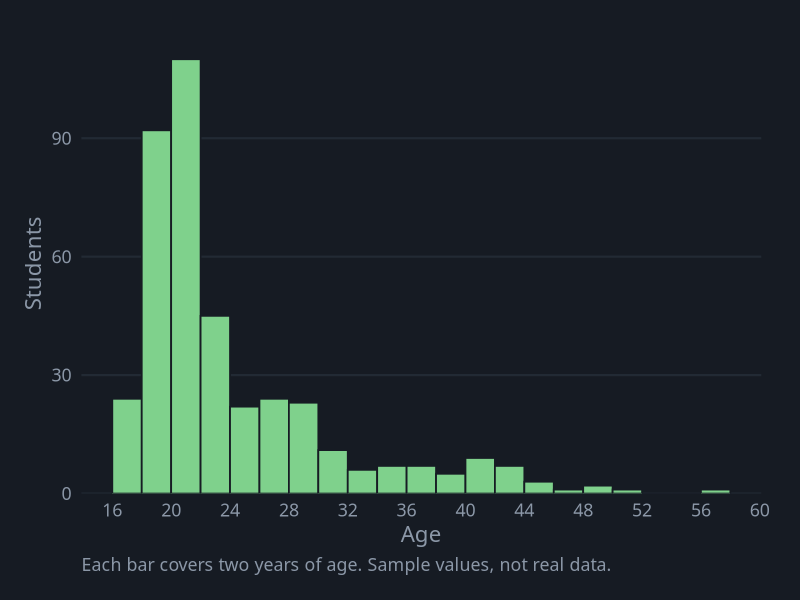
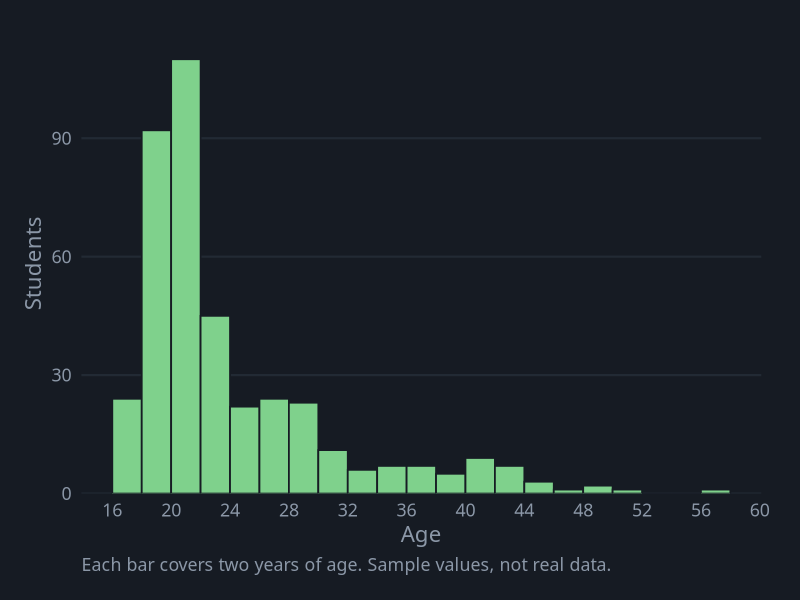

R code for these plots, in order:
# Histogram
# Question: What is the spread of student ages in a program?
# Put this script and histogram.csv in the same folder, then in RStudio choose
# Session > Set Working Directory > To Source File Location.

library(tidyverse)

# ---- Gallery look: dark background, soft gray text ----
font <- "IBM Plex Sans"   # use "sans" if IBM Plex Sans is not installed
ink  <- "#8B97A7"

theme_gallery <- function() {
  theme_minimal(base_size = 16, base_family = font) +
    theme(
      plot.background  = element_rect(fill = "#161B23", color = NA),
      panel.grid       = element_line(color = "#222A34"),
      panel.grid.minor = element_blank(),
      text             = element_text(color = ink),
      axis.text        = element_text(color = ink),
      legend.position  = "top",
      legend.title     = element_blank(),
      plot.margin      = margin(24, 28, 18, 18)
    )
}

df <- read_csv("histogram.csv", show_col_types = FALSE)

p <- ggplot(df, aes(x = age)) +
  # binwidth is a choice: try 1 or 5 and watch the shape change
  geom_histogram(binwidth = 2, boundary = 16, fill = "#7FD18C", color = "#161B23", linewidth = 0.6) +
  scale_x_continuous(breaks = seq(16, 64, 4)) +
  scale_y_continuous(expand = expansion(mult = c(0, 0.06))) +
  labs(x = "Age", y = "Students", caption = "Each bar covers two years of age. Sample values, not real data.") +
  theme_gallery() +
  theme(panel.grid.major.x = element_blank(), plot.caption = element_text(color = ink, hjust = 0))

ggsave("histogram.png", p, width = 9, height = 6, dpi = 200)
p
